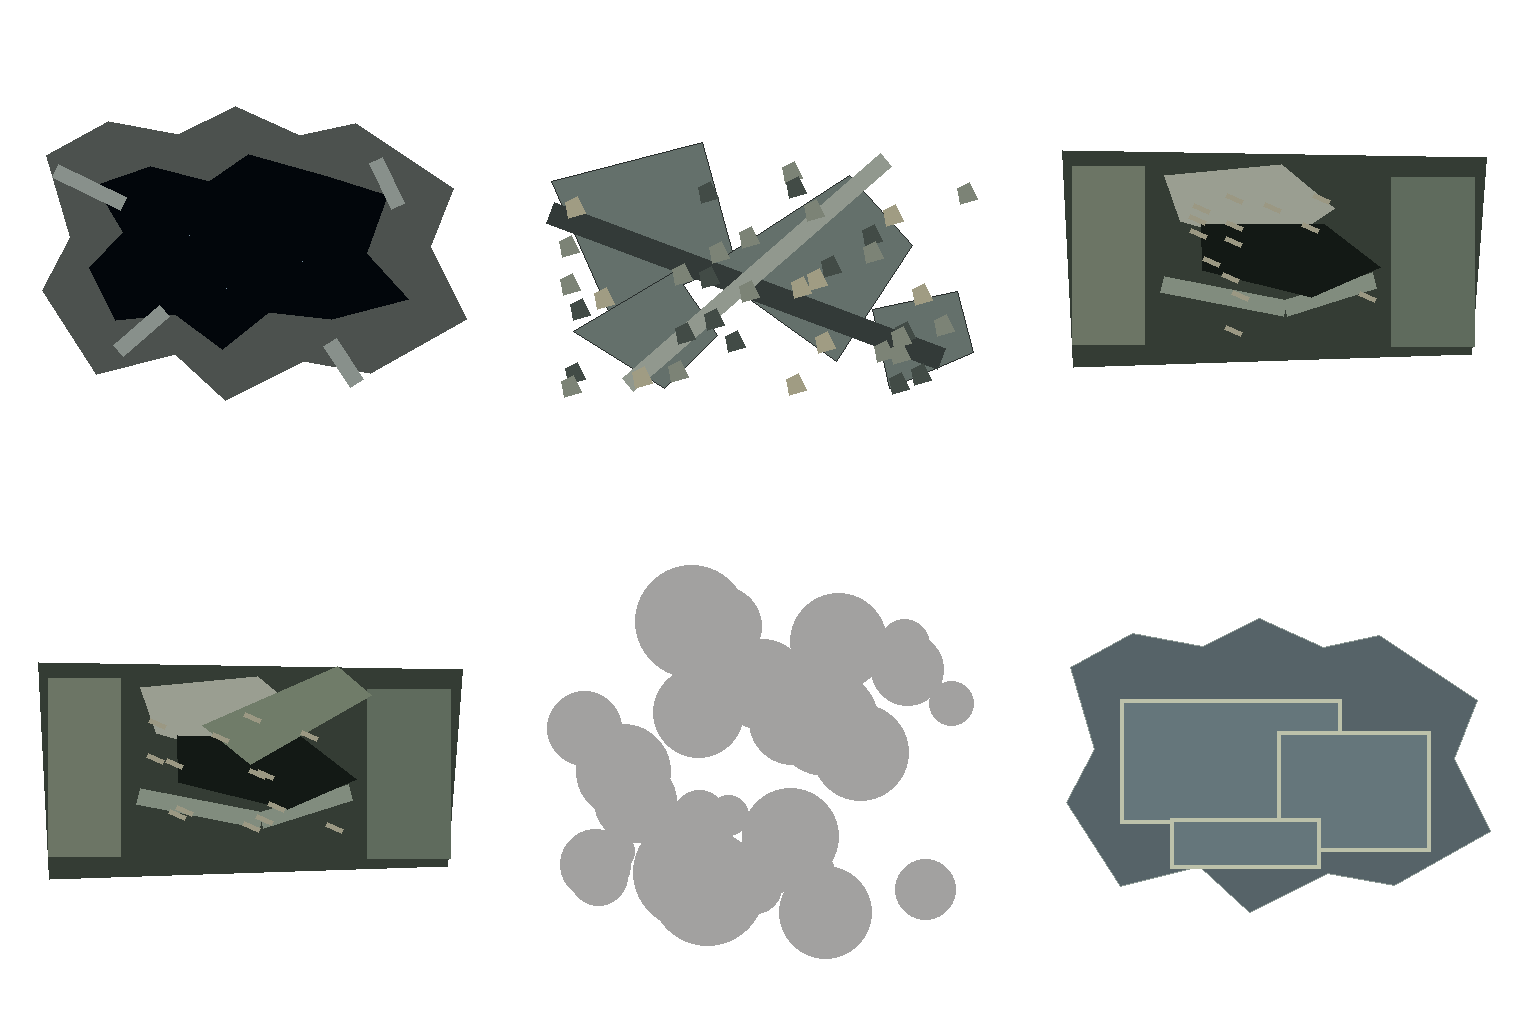

Generate this figure with Python:
"""Geometry guide only; finished sprites are ImageGen reskins, exported by tileset_export."""
from pathlib import Path
from PIL import Image, ImageDraw
import random

out = Path(__file__).with_suffix(".png")
im = Image.new("RGBA", (1536, 1024))
d = ImageDraw.Draw(im)

# Six 512-square slots; physical aspect ratios retained inside each cut.
# Breach 6x4, wreckage 5x3, broken lathe 4x2; broken mill 4x2, scorch 5x4, patch 6x4.
outer = [(46,155),(108,121),(178,134),(235,106),(299,135),(355,123),(453,188),
         (430,246),(466,319),(370,373),(303,361),(225,400),(175,354),(96,374),(42,290),(70,237)]
d.polygon(outer, fill="#4c514e")
inner = [(95,185),(150,166),(209,181),(248,154),(327,176),(387,195),(366,253),
         (408,299),(331,319),(268,312),(222,349),(175,314),(115,320),(89,267),(123,232)]
d.polygon(inner, fill="#02060b")
for x,y in [(189,235),(302,261),(226,288)]: d.point((x,y), fill="#829aaa")
for a,b in [((55,170),(123,203)),((375,160),(397,206)),((118,350),(164,310)),((329,342),(356,383))]:
    d.line([a,b], fill="#88908b",width=16)
# Collapsed beam fan and folded plating.
for poly in [[(551,181),(702,142),(735,262),(610,315)],[(706,268),(849,175),(912,245),(836,361)],
             [(573,331),(674,271),(717,335),(664,388)],[(872,309),(957,291),(973,352),(889,388)]]:
    d.polygon(poly, fill="#64706b",outline="#282d2c")
d.line([(550,212),(941,358)], fill="#333a38", width=24)
d.line([(628,384),(886,159)], fill="#91988e", width=18)
rng=random.Random(16)
for i in range(38):
    x=rng.randrange(554,968);y=rng.randrange(166,383)
    d.polygon([(x,y),(x+12,y-6),(x+20,y+11),(x+3,y+16)],fill=rng.choice(["#424b46","#7c8376","#a09c83"]))
# Broken 4x2 machines retain machine-bed registration with a huge missing center.
for ox,oy,kind in [(1024,0,0),(0,512,1)]:
    d.polygon([(ox+38,oy+150),(ox+462,oy+157),(ox+447,oy+354),(ox+49,oy+367)],fill="#343c34")
    d.rectangle((ox+48,oy+166,ox+120,oy+344),fill="#6c7565")
    d.rectangle((ox+367,oy+177,ox+450,oy+346),fill="#5f6b5d")
    d.polygon([(ox+140,oy+175),(ox+257,oy+164),(ox+310,oy+208),(ox+251,oy+248),(ox+156,oy+221)],fill="#9a9e91")
    d.line([(ox+138,oy+284),(ox+261,oy+308),(ox+350,oy+280)],fill="#818c7e",width=17)
    d.polygon([(ox+177,oy+223),(ox+300,oy+224),(ox+356,oy+267),(ox+287,oy+297),(ox+178,oy+270)],fill="#131915")
    if kind: d.polygon([(ox+202,oy+213),(ox+337,oy+154),(ox+371,oy+183),(ox+250,oy+252)],fill="#707c69")
    for i in range(14):
        x=ox+rng.randrange(140,351); y=oy+rng.randrange(193,342)
        d.line([(x,y),(x+16,y+7)], fill="#9b9883",width=5)
# Feathered-looking guide for scorch only; reskin supplies organic alpha and soot.
for i in range(32):
    x=512+rng.randrange(72,440);y=512+rng.randrange(103,412);r=rng.randrange(16,58)
    d.ellipse((x-r,y-r,x+r,y+r),fill=(18,15,12,100))
# Matching six-by-four repair patch, welded plates without a hole.
patch=[(x+1024,y+512) for x,y in outer]
d.polygon(patch,fill="#566368",outline="#8e9a96")
for x0,y0,x1,y1 in [(1120,699,1341,823),(1277,731,1430,851),(1170,818,1320,868)]:
    d.rectangle((x0,y0,x1,y1),fill="#65767b",outline="#bcc1aa",width=4)
out.parent.mkdir(parents=True,exist_ok=True)
im.save(out)
print(out)
